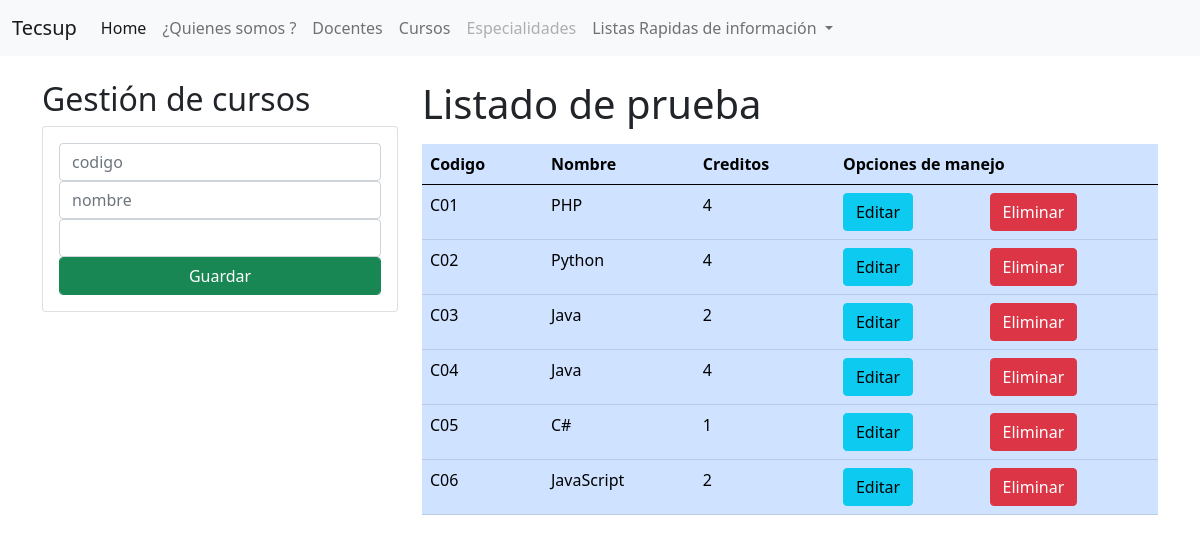
Screenshot of /curso with the database file from the repository.
### Aplicaciones/Academico/models.py (models this page shows, shortened)
class Curso(models.Model):
    codigo=models.CharField(primary_key=True,max_length=6)
    nombre=models.CharField(max_length=50)
    creditos=models.PositiveIntegerField()

### Aplicaciones/Academico/views.py (the view)
# urls.py: path('curso',views.Cursos),
def Cursos(request):
    cursosListado=Curso.objects.all()
    return render(request,"GestionCursos.html",{"cursos":cursosListado})

### Aplicaciones/Academico/Templates/GestionCursos.html (shortened to what this page needs)
{% extends './base.html' %}
{% block body %}
<div class="row">
    <div class="col-sm-12 col-md-6 col-lg-4 col-xl-4">
        <h2>Gestión de cursos</h2>
        <div class="card">
            <div class="card-body">
                <form action="curso/registrarcurso" method="POST">
                    <div class="form-group">
                        <input class="form-control" type="text" id="txtcodigo" name="txtcodigo" placeholder="codigo">
                    </div>
                    <div class="form-group">
                        <input class="form-control" type="text" id="txtnombre" name="txtnombre" placeholder="nombre">
                    </div>
                    <div class="form-group">
                        <input class="form-control" type="text" id="numcreditos" name="numcreditos" >
                    </div>
                    <div class="form-group">
                        <button class="form-control btn btn-success" type="submit">Guardar</button>
                    </div>
                </form>
            </div>
        </div>
    </div>
    <div class="col-sm-12 col-md-6 col-lg-8 col-xl-8">
        <h1>Listado de prueba</h1>
        <div class="table-responsive py-2">
            <table class="table table-primary">
                <thead>
                    <tr>
                        <th>Codigo</th>
                        <th>Nombre</th>
                        <th>Creditos</th>
                        <th colspan="2">Opciones de manejo</th>
                    </tr>
                </thead>
                <tbody>
                    {% for c in cursos %}
                        <tr>
                            <td>{{c.codigo}}</td>
                            <td>{{c.nombre}}</td>
                            <td>{{c.creditos}}</td>
                            <td><a href="curso/edicioncurso/{{c.codigo}}" class="btn btn-info">Editar</a></td>
                            <td><a href="curso/eliminarcurso/{{c.codigo}}" class="btn btn-danger">Eliminar</a></td>
                        </tr>
                    {% endfor %}
                </tbody>
            </table>
        </div>
    </div>
</div>
{% endblock %}

### Aplicaciones/Academico/Templates/Base.html (shortened to what this page needs)
<!DOCTYPE html>
<html lang="en">
<head>
    <link href="https://cdn.jsdelivr.net/npm/bootstrap@5.0.2/dist/css/bootstrap.min.css" rel="stylesheet">
</head>
<body>
    <nav class="navbar navbar-expand-lg navbar-light bg-light">
        <div class="container-fluid">
          <a class="navbar-brand" href="#">Tecsup</a>
          <div class="collapse navbar-collapse" id="navbarNav">
            <ul class="navbar-nav">
              <li class="nav-item">
                <a class="nav-link active" aria-current="page" href="#">Home</a>
              </li>
              <li class="nav-item">
                <a class="nav-link" href="#">¿Quienes somos ?</a>
              </li>
              <li class="nav-item">
                <a class="nav-link" href="docente">Docentes</a>
              </li>
              <li class="nav-item">
                <a class="nav-link" href="curso">Cursos</a>
              </li>
              <li class="nav-item">
                <a class="nav-link disabled" href="#" tabindex="-1" aria-disabled="true">Especialidades</a>
              </li>
              <li class="nav-item dropdown">
                <a class="nav-link dropdown-toggle" href="#" id="navbarDropdown" role="button" data-bs-toggle="dropdown" aria-expanded="false">
                  Listas Rapidas de información
                </a>
              </li>
            </ul>
          </div>
        </div>
      </nav>
      <div class="container py-4">
            {% block body %}
            {% endblock %}
      </div>
</body>
</html>

### rows the page displays
Curso: codigo "C01", nombre "PHP", creditos "4"
Curso: codigo "C02", nombre "Python", creditos "4"
Curso: codigo "C03", nombre "Java", creditos "2"
Curso: codigo "C04", nombre "Java", creditos "4"
Curso: codigo "C05", nombre "C#", creditos "1"
Curso: codigo "C06", nombre "JavaScript", creditos "2"
